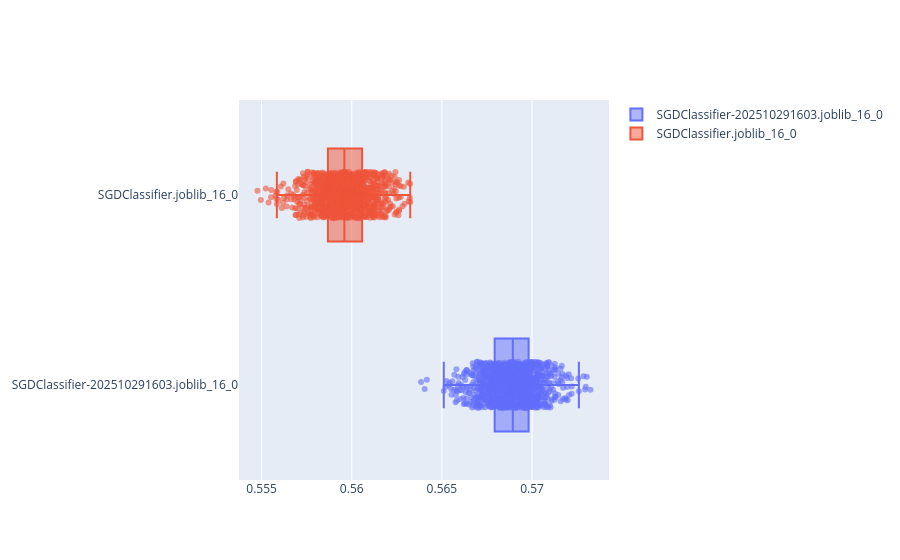

The notebook cell this image was saved under:
### Markdown cell above
Plot 1: Central Limit Theorem

### Code cell
import plotly.graph_objects as go
import plotly.express as px
from plotly.subplots import make_subplots

num_of_charts = len(unique_date) * len(unique_hour)
fig = make_subplots(rows=num_of_charts, cols=1)

model_list = load_models()
row = 0
for idx, model_name in enumerate(clt.columns):
    row = row + 1 if idx % len(model_list) == 0 else row
    
    fig.add_trace(
        go.Box(
            x=clt[model_name], boxpoints='all', jitter=0.5, pointpos=0, marker_opacity=0.6, name=clt.columns[idx]
        ),
        row=row, col=1
    )
 
fig.show()

### Figure 1 — Plotly figure (JSON) as saved in the notebook; plotly's stock layout.template omitted (floating-point values rounded to 4 significant figures; data arrays with more than 128 entries replaced by an {"elided": "..."} marker saying what was removed)
{"data": [{"boxpoints": "all", "jitter": 0.5, "marker": {"opacity": 0.6}, "name": "SGDClassifier-202510291603.joblib_16_0", "pointpos": 0, "type": "box", "x": {"elided": "1000 float values"}, "xaxis": "x", "yaxis": "y"}, {"boxpoints": "all", "jitter": 0.5, "marker": {"opacity": 0.6}, "name": "SGDClassifier.joblib_16_0", "pointpos": 0, "type": "box", "x": {"elided": "1000 float values"}, "xaxis": "x", "yaxis": "y"}], "layout": {"xaxis": {"anchor": "y", "domain": [0, 1]}, "yaxis": {"anchor": "x", "domain": [0, 1]}}}
